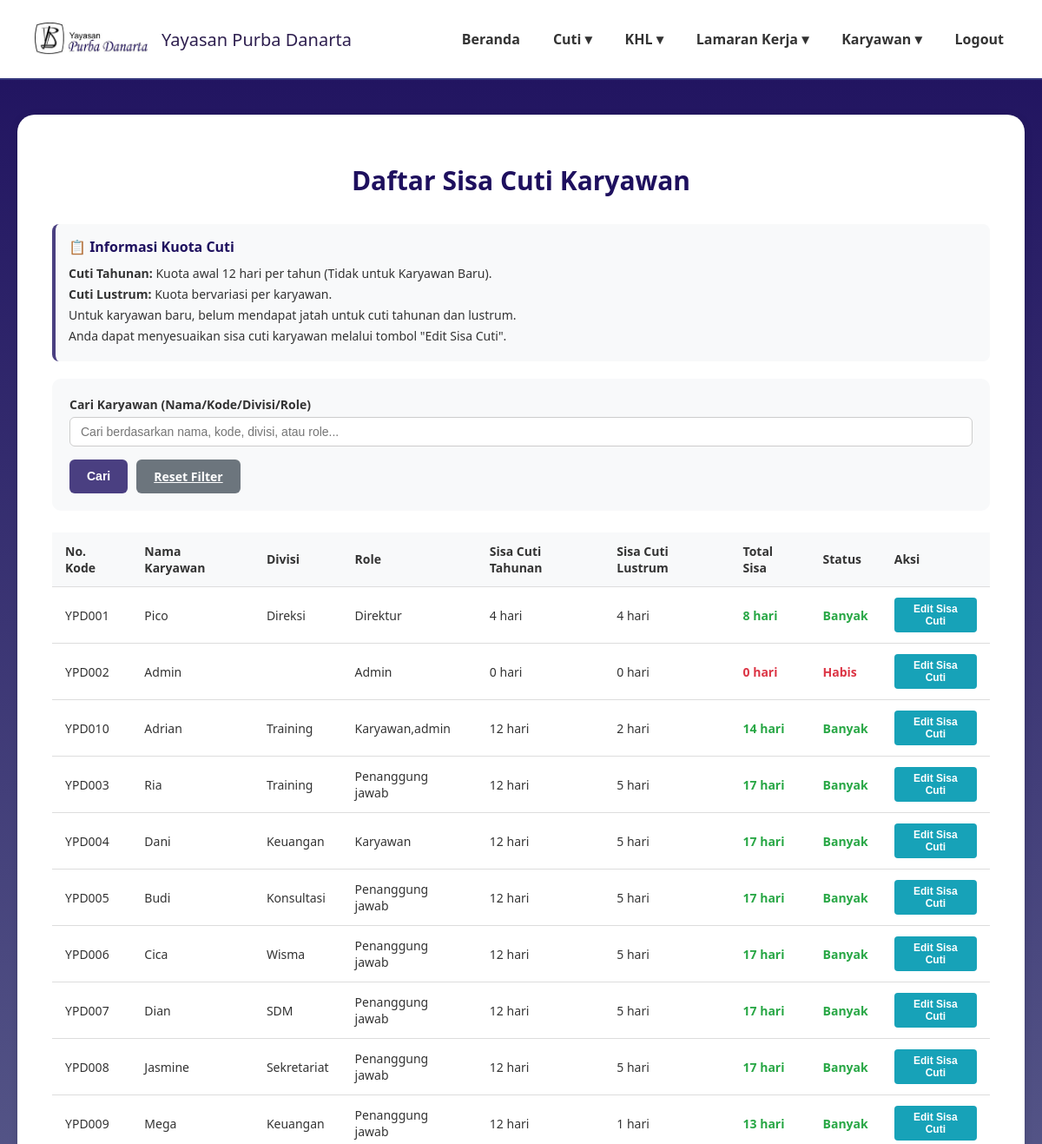
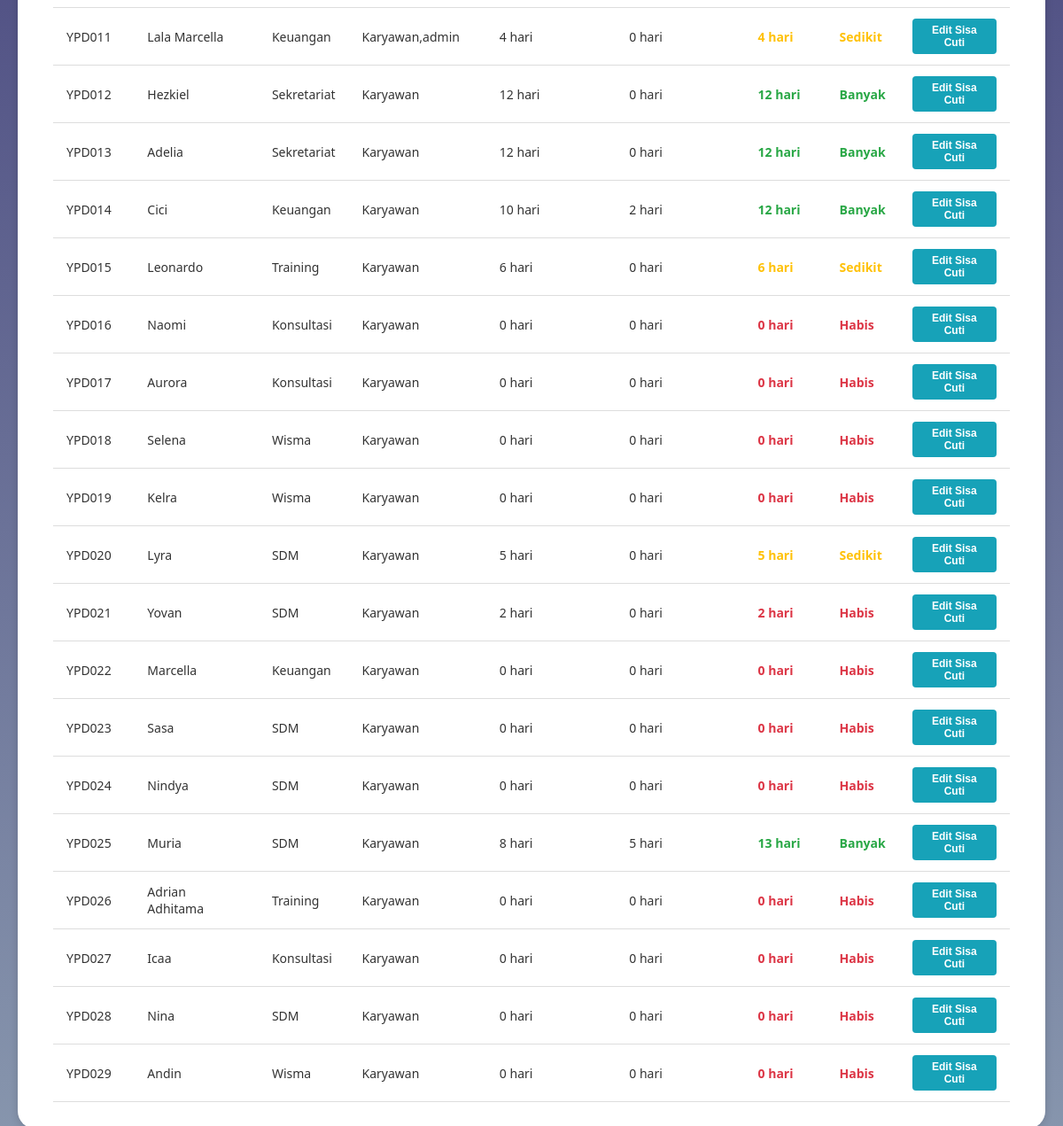
Page /daftar_sisa_cuti.php (signed in) on the committed database (2 pictures, top to bottom).
### tables this page shows
CREATE TABLE `data_karyawan` (
  `id_karyawan` int(11) NOT NULL,
  `kode_karyawan` varchar(20) NOT NULL,
  `nama_lengkap` varchar(100) NOT NULL,
  `email` varchar(100) NOT NULL,
  `password` varchar(255) NOT NULL,
  `jabatan` varchar(50) NOT NULL,
  `divisi` varchar(50) NOT NULL,
  `role` varchar(100) NOT NULL DEFAULT 'karyawan',
  `no_telp` varchar(20) DEFAULT NULL,
  `sisa_cuti_tahunan` int(3) DEFAULT 0,
  `sisa_cuti_lustrum` int(3) DEFAULT 0,
  `status_aktif` enum('aktif','non_aktif') NOT NULL DEFAULT 'aktif',
  `created_at` timestamp NOT NULL DEFAULT current_timestamp(),
  `jenis_kelamin` varchar(10) DEFAULT NULL,
  `tempat_lahir` varchar(100) DEFAULT NULL,
  `tanggal_lahir` date DEFAULT NULL,
  `nik` varchar(20) DEFAULT NULL,
  `alamat_rumah` text DEFAULT NULL,
  `alamat_domisili` text DEFAULT NULL,
  `agama` varchar(20) DEFAULT NULL,
  `kontak_darurat` varchar(20) DEFAULT NULL,
  `pendidikan_terakhir` varchar(50) DEFAULT NULL,
  `is_deleted` tinyint(1) NOT NULL DEFAULT 0,
  `deleted_at` timestamp NULL DEFAULT NULL,
  `deleted_by` varchar(20) DEFAULT NULL
);

### daftar_sisa_cuti.php (the view, shortened to what this page needs)
<?php
require 'config.php';
$search_query = $_GET['search'] ?? '';
$sql = "SELECT id_karyawan, kode_karyawan, nama_lengkap, divisi, role, sisa_cuti_tahunan, sisa_cuti_lustrum FROM data_karyawan";
if (!empty($search_query)) {
    $search_term = "%" . $search_query . "%";
    $sql .= " WHERE nama_lengkap LIKE ? OR kode_karyawan LIKE ? OR divisi LIKE ? OR role LIKE ?";
    $stmt = $conn->prepare($sql);
    $stmt->bind_param("ssss", $search_term, $search_term, $search_term, $search_term);
} else {
    $stmt = $conn->prepare($sql);
}
$stmt->execute();
$result = $stmt->get_result();
$filtered_data = $result->fetch_all(MYSQLI_ASSOC);
?>
<!DOCTYPE html>
<html lang="id">
<head>
</head>
<body>
<header>
    <div class="logo">
    <img src="image/namayayasan.png" alt="Logo Yayasan">
    <span>Yayasan Purba Danarta</span>
  </div>
    <nav>
        <ul>
        <li><a href="dashboardadmin.php">Beranda</a></li>
        <li><a href="#">Cuti ▾</a>
        </li>
        <li><a href="#">KHL ▾</a>
        </li>
        <li><a href="#">Lamaran Kerja ▾</a>
        </li>
        <li><a href="#">Karyawan ▾</a>
        </li>
          <ul>
                <li><a href="logout2.php">Logout</a></li>
            </ul>
        </ul>
    </nav>
</header>
<main>
    <div class="card">
        <h2 class="page-title">Daftar Sisa Cuti Karyawan</h2>
        <div class="info-box">
            <h4>📋 Informasi Kuota Cuti</h4>
            <p><strong>Cuti Tahunan:</strong> Kuota awal 12 hari per tahun (Tidak untuk Karyawan Baru).</p>
            <p><strong>Cuti Lustrum:</strong> Kuota bervariasi per karyawan.</p>
            <p>Untuk karyawan baru, belum mendapat jatah untuk cuti tahunan dan lustrum.</p>
            <p>Anda dapat menyesuaikan sisa cuti karyawan melalui tombol "Edit Sisa Cuti".</p>
        </div>
        <div class="filter-section">
            <form method="GET" action="daftar_sisa_cuti.php">
                <div class="filter-row">
                    <div class="filter-group search-group">
                        <label for="search">Cari Karyawan (Nama/Kode/Divisi/Role)</label>
                        <input type="text" id="search" name="search" placeholder="Cari berdasarkan nama, kode, divisi, atau role..." value="<?= htmlspecialchars($search_query) ?>">
                    </div>
                </div>
                <div class="action-bar">
                    <button type="submit" class="btn btn-cari">Cari</button>
                    <a href="daftar_sisa_cuti.php" class="btn btn-reset">Reset Filter</a>
                </div>
            </form>
        </div>
        <table class="data-table">
            <thead>
                <tr>
                    <th>No. Kode</th>
                    <th>Nama Karyawan</th>
                    <th>Divisi</th>
                    <th>Role</th>
                    <th>Sisa Cuti Tahunan</th>
                    <th>Sisa Cuti Lustrum</th>
                    <th>Total Sisa</th>
                    <th>Status</th>
                    <th>Aksi</th>
                </tr>
            </thead>
            <tbody>
                <?php if (!empty($filtered_data)): ?>
                    <?php foreach($filtered_data as $karyawan):
                        $total_sisa = $karyawan['sisa_cuti_tahunan'] + $karyawan['sisa_cuti_lustrum'];
                        if ($total_sisa >= 8) {
                            $status_class = 'sisa-banyak';
                            $status_text = 'Banyak';
                        } elseif ($total_sisa >= 3) {
                            $status_class = 'sisa-sedikit';
                            $status_text = 'Sedikit';
                        } else {
                            $status_class = 'sisa-habis';
                            $status_text = 'Habis';
                        }
                    ?>
                    <tr>
                        <td><?= htmlspecialchars($karyawan['kode_karyawan']) ?></td>
                        <td><?= htmlspecialchars($karyawan['nama_lengkap']) ?></td>
                        <td><?= htmlspecialchars($karyawan['divisi']) ?></td>
                        <td><?= htmlspecialchars(ucfirst($karyawan['role'])) ?></td>
                        <td><?= htmlspecialchars($karyawan['sisa_cuti_tahunan']) ?> hari</td>
                        <td><?= htmlspecialchars($karyawan['sisa_cuti_lustrum']) ?> hari</td>
                        <td>
                            <strong class="<?= $status_class ?>"><?= $total_sisa ?> hari</strong>
                        </td>
                        <td>
                            <span class="<?= $status_class ?>"><?= $status_text ?></span>
                        </td>
                        <td class="action-cell">
                            <button class="btn-action btn-edit" onclick='editSisaCuti(<?= json_encode($karyawan) ?>)'>Edit Sisa Cuti</button>
                        </td>
                    </tr>
                    <?php endforeach; ?>
                <?php else: ?>
                    <tr>
                        <td colspan="9" class="no-data">Tidak ada data karyawan yang ditemukan</td>
                    </tr>
                <?php endif; ?>
            </tbody>
        </table>
    </div>
</main>
</body>
</html>

### daftar_sisa_cuti.php (style rules this page uses)
body { margin:0; font-family:'Segoe UI', Tahoma, Geneva, Verdana, sans-serif; background: linear-gradient(180deg,#1E105E 0%,#8897AE 100%); min-height:100vh; color:#333; }
header { background:rgba(255,255,255,1); padding:20px 40px; display:flex; justify-content:space-between; align-items:center; border-bottom:2px solid #34377c; }
.logo { display:flex; align-items:center; gap:16px; font-weight:500; font-size:20px; color:#2e1f4f; }
.logo img { width: 130px; height: 50px; object-fit: contain; }
nav ul { list-style:none; margin:0; padding:0; display:flex; gap:30px; }
nav li { position:relative; }
nav a { text-decoration:none; color:#333; font-weight:600; padding:8px 4px; display:block; }
main { max-width:1400px; margin:40px auto; padding:0 20px; }
.card { background:#fff; border-radius:20px; padding:30px 40px; box-shadow:0 2px 10px rgba(0,0,0,0.15); }
.page-title { font-size: 30px; font-weight: 600; text-align: center; margin-bottom: 30px; color: #1E105E; }
.filter-section { background: #f8f9fa; padding: 20px; border-radius: 10px; margin-bottom: 25px; }
.filter-row { display: flex; gap: 15px; align-items: end; flex-wrap: wrap; }
.filter-group { display: flex; flex-direction: column; gap: 5px; }
.filter-group label { font-weight: 600; font-size: 14px; color: #333; }
.filter-group input { padding: 8px 12px; border: 1px solid #ccc; border-radius: 6px; font-size: 14px; }
.filter-group.search-group { flex-grow: 1; min-width: 300px; }
.action-bar { display: flex; gap: 10px; margin-top: 15px; }
.btn { padding: 10px 20px; border: none; border-radius: 6px; font-size: 14px; font-weight: 600; color: #fff; cursor: pointer; transition: opacity 0.3s; }
.btn-cari { background-color: #4a3f81; }
.btn-reset { background-color: #6c757d; }
.data-table { width: 100%; border-collapse: collapse; font-size: 14px; margin-top: 20px; }
.data-table th, .data-table td { padding: 12px 15px; text-align: left; border-bottom: 1px solid #ddd; }
.data-table th { background-color: #f8f9fa; font-weight: 600; color: #333; position: sticky; top: 0; }
.sisa-banyak { color: #28a745; font-weight: 600; }
.sisa-sedikit { color: #ffc107; font-weight: 600; }
.sisa-habis { color: #dc3545; font-weight: 600; }
.action-cell { display: flex; gap: 5px; }
.btn-action { padding: 6px 12px; border: none; border-radius: 4px; font-size: 12px; font-weight: 600; color: #fff; cursor: pointer; }
.btn-edit { background-color: #17a2b8; }
.info-box { background: #f8f9fa; padding: 15px; border-radius: 8px; margin-bottom: 20px; border-left: 4px solid #4a3f81; }
.info-box h4 { margin: 0 0 10px 0; color: #1E105E; }
.info-box p { margin: 5px 0; font-size: 14px; }

### rows in the picture
data_karyawan: kode_karyawan "YPD001", nama_lengkap "Pico", divisi "Direksi", role "Direktur", sisa_cuti_tahunan "4", sisa_cuti_lustrum "4", total_sisa "8", status_text "Banyak"
data_karyawan: kode_karyawan "YPD002", nama_lengkap "Admin", role "Admin", sisa_cuti_tahunan "0", sisa_cuti_lustrum "0", status_text "Habis"
data_karyawan: kode_karyawan "YPD010", nama_lengkap "Adrian", divisi "Training", role "Karyawan,admin", sisa_cuti_tahunan "12", sisa_cuti_lustrum "2", total_sisa "14", status_text "Banyak"
data_karyawan: kode_karyawan "YPD003", nama_lengkap "Ria", divisi "Training", role "Penanggung jawab", sisa_cuti_tahunan "12", sisa_cuti_lustrum "5", total_sisa "17", status_text "Banyak"
data_karyawan: kode_karyawan "YPD004", nama_lengkap "Dani", divisi "Keuangan", role "Karyawan", sisa_cuti_tahunan "12", sisa_cuti_lustrum "5", total_sisa "17", status_text "Banyak"
data_karyawan: kode_karyawan "YPD005", nama_lengkap "Budi", divisi "Konsultasi", role "Penanggung jawab", sisa_cuti_tahunan "12", sisa_cuti_lustrum "5", total_sisa "17", status_text "Banyak"
data_karyawan: kode_karyawan "YPD006", nama_lengkap "Cica", divisi "Wisma", role "Penanggung jawab", sisa_cuti_tahunan "12", sisa_cuti_lustrum "5", total_sisa "17", status_text "Banyak"
data_karyawan: kode_karyawan "YPD007", nama_lengkap "Dian", divisi "SDM", role "Penanggung jawab", sisa_cuti_tahunan "12", sisa_cuti_lustrum "5", total_sisa "17", status_text "Banyak"
data_karyawan: kode_karyawan "YPD008", nama_lengkap "Jasmine", divisi "Sekretariat", role "Penanggung jawab", sisa_cuti_tahunan "12", sisa_cuti_lustrum "5", total_sisa "17", status_text "Banyak"
data_karyawan: kode_karyawan "YPD009", nama_lengkap "Mega", divisi "Keuangan", role "Penanggung jawab", sisa_cuti_tahunan "12", sisa_cuti_lustrum "1", total_sisa "13", status_text "Banyak"
data_karyawan: kode_karyawan "YPD011", nama_lengkap "Lala Marcella", divisi "Keuangan", role "Karyawan,admin", sisa_cuti_tahunan "4", sisa_cuti_lustrum "0", status_text "Sedikit"
data_karyawan: kode_karyawan "YPD012", nama_lengkap "Hezkiel", divisi "Sekretariat", role "Karyawan", sisa_cuti_tahunan "12", sisa_cuti_lustrum "0", status_text "Banyak"
data_karyawan: kode_karyawan "YPD013", nama_lengkap "Adelia", divisi "Sekretariat", role "Karyawan", sisa_cuti_tahunan "12", sisa_cuti_lustrum "0", status_text "Banyak"
data_karyawan: kode_karyawan "YPD014", nama_lengkap "Cici", divisi "Keuangan", role "Karyawan", sisa_cuti_tahunan "10", sisa_cuti_lustrum "2", total_sisa "12", status_text "Banyak"
data_karyawan: kode_karyawan "YPD015", nama_lengkap "Leonardo", divisi "Training", role "Karyawan", sisa_cuti_tahunan "6", sisa_cuti_lustrum "0", status_text "Sedikit"
data_karyawan: kode_karyawan "YPD016", nama_lengkap "Naomi", divisi "Konsultasi", role "Karyawan", sisa_cuti_tahunan "0", sisa_cuti_lustrum "0", status_text "Habis"
data_karyawan: kode_karyawan "YPD017", nama_lengkap "Aurora", divisi "Konsultasi", role "Karyawan", sisa_cuti_tahunan "0", sisa_cuti_lustrum "0", status_text "Habis"
data_karyawan: kode_karyawan "YPD018", nama_lengkap "Selena", divisi "Wisma", role "Karyawan", sisa_cuti_tahunan "0", sisa_cuti_lustrum "0", status_text "Habis"
data_karyawan: kode_karyawan "YPD019", nama_lengkap "Kelra", divisi "Wisma", role "Karyawan", sisa_cuti_tahunan "0", sisa_cuti_lustrum "0", status_text "Habis"
data_karyawan: kode_karyawan "YPD020", nama_lengkap "Lyra", divisi "SDM", role "Karyawan", sisa_cuti_tahunan "5", sisa_cuti_lustrum "0", status_text "Sedikit"
data_karyawan: kode_karyawan "YPD021", nama_lengkap "Yovan", divisi "SDM", role "Karyawan", sisa_cuti_tahunan "2", sisa_cuti_lustrum "0", status_text "Habis"
data_karyawan: kode_karyawan "YPD022", nama_lengkap "Marcella", divisi "Keuangan", role "Karyawan", sisa_cuti_tahunan "0", sisa_cuti_lustrum "0", status_text "Habis"
data_karyawan: kode_karyawan "YPD023", nama_lengkap "Sasa", divisi "SDM", role "Karyawan", sisa_cuti_tahunan "0", sisa_cuti_lustrum "0", status_text "Habis"
data_karyawan: kode_karyawan "YPD024", nama_lengkap "Nindya", divisi "SDM", role "Karyawan", sisa_cuti_tahunan "0", sisa_cuti_lustrum "0", status_text "Habis"
data_karyawan: kode_karyawan "YPD025", nama_lengkap "Muria", divisi "SDM", role "Karyawan", sisa_cuti_tahunan "8", sisa_cuti_lustrum "5", total_sisa "13", status_text "Banyak"
data_karyawan: kode_karyawan "YPD026", nama_lengkap "Adrian Adhitama", divisi "Training", role "Karyawan", sisa_cuti_tahunan "0", sisa_cuti_lustrum "0", status_text "Habis"
data_karyawan: kode_karyawan "YPD027", nama_lengkap "Icaa", divisi "Konsultasi", role "Karyawan", sisa_cuti_tahunan "0", sisa_cuti_lustrum "0", status_text "Habis"
data_karyawan: kode_karyawan "YPD028", nama_lengkap "Nina", divisi "SDM", role "Karyawan", sisa_cuti_tahunan "0", sisa_cuti_lustrum "0", status_text "Habis"
data_karyawan: kode_karyawan "YPD029", nama_lengkap "Andin", divisi "Wisma", role "Karyawan", sisa_cuti_tahunan "0", sisa_cuti_lustrum "0", status_text "Habis"
